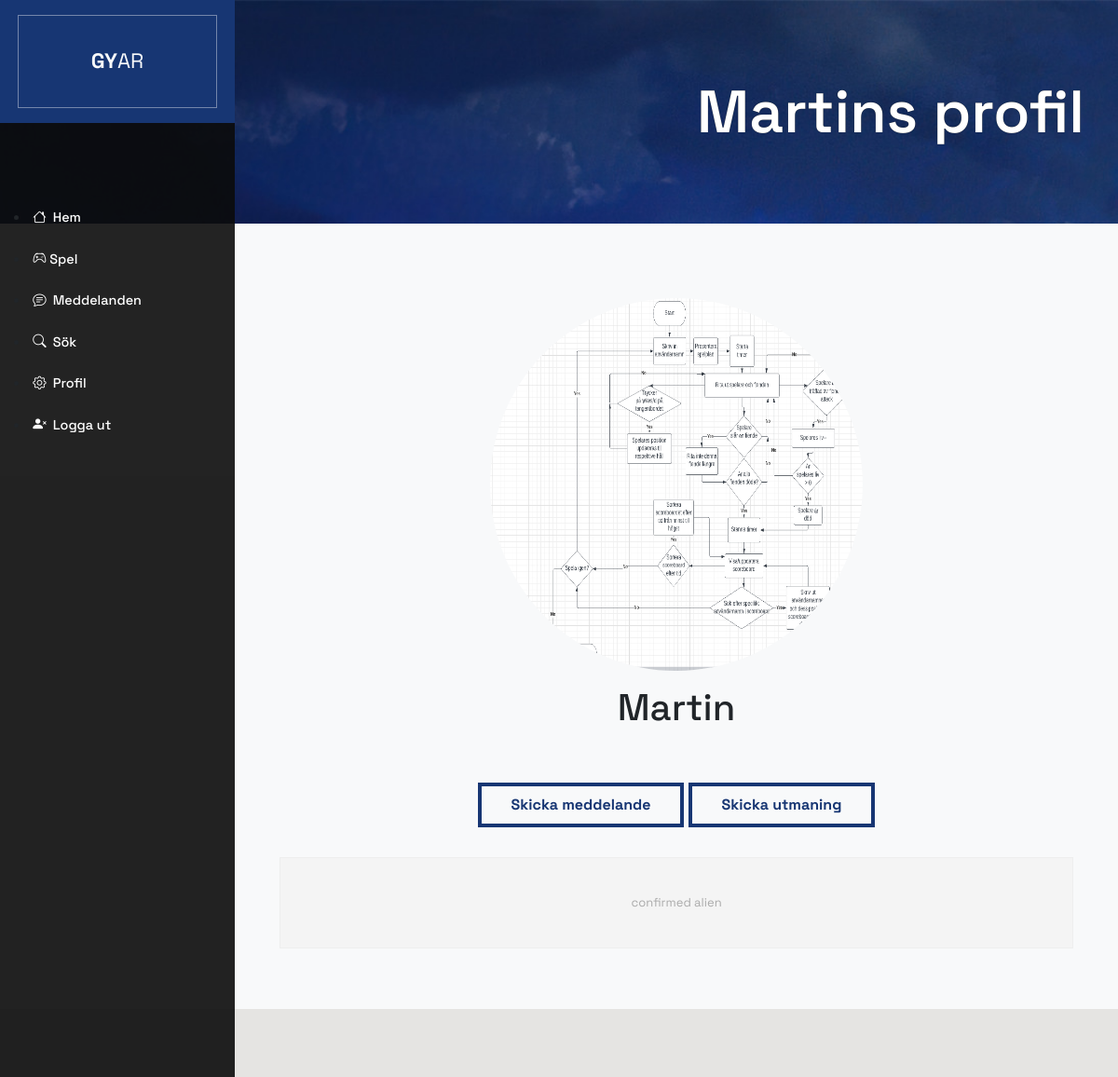
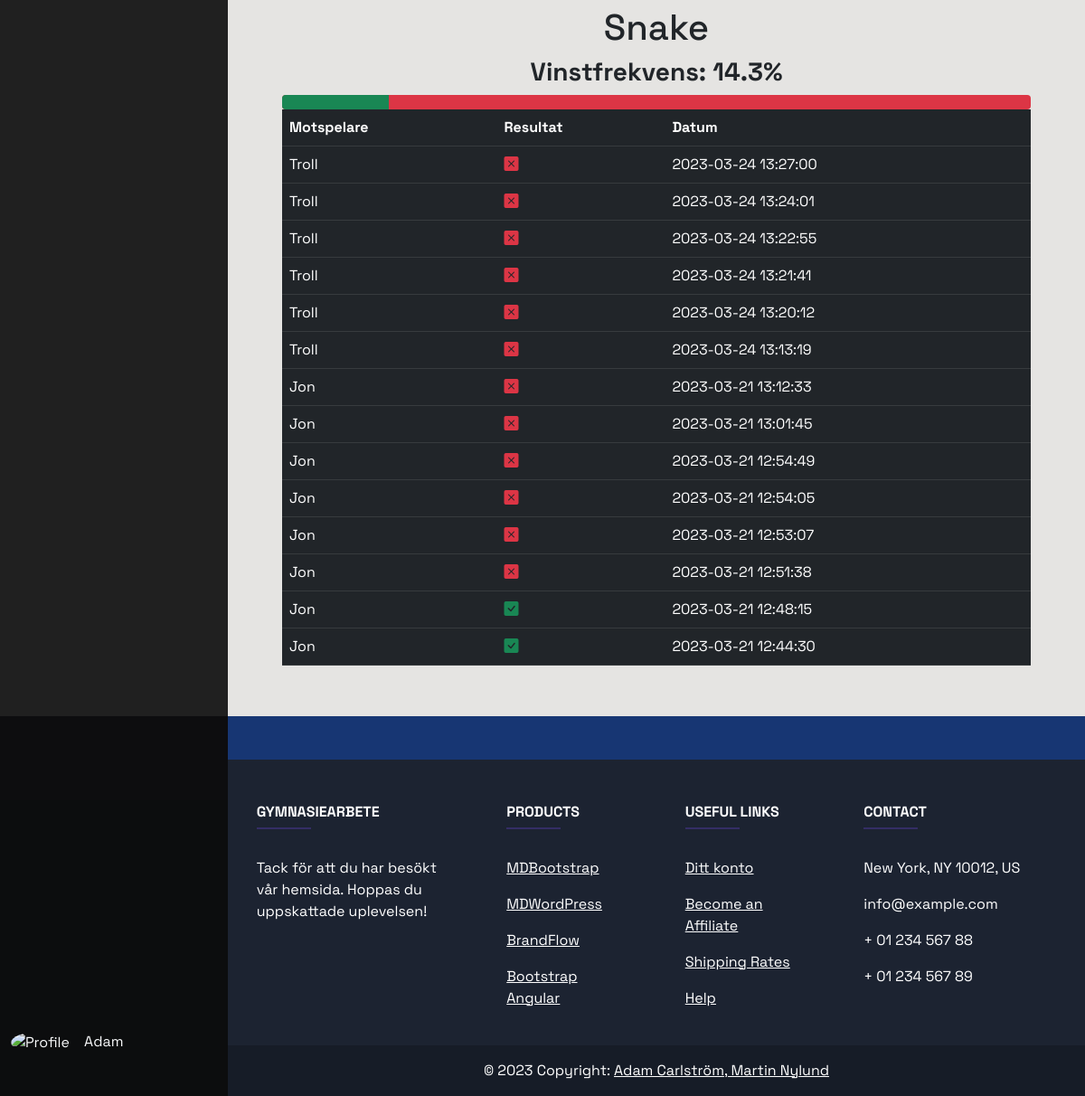
/view_profile/3 (signed in), run on the app's committed database (2 pictures, top to bottom).
### tables this page shows
CREATE TABLE users (
    id INTEGER PRIMARY KEY,
    username TEXT NOT NULL,
    password TEXT NOT NULL,
    description TEXT,
    profile_picture TEXT, 
    creation_date TEXT
);

CREATE TABLE games_history (
    id INTEGER PRIMARY KEY,
    player1_id INTEGER REFERENCES users(id),
    player2_id INTEGER REFERENCES users(id),
    winner_id REFERENCES users(id),
	date TEXT
, duration INTEGER, score_player1 INTEGER, score_player2 INTEGER);

### my_server/profiles/profiles.py (the view)
@profiles_bp.route('/view_profile/<id>')
def view_profile(id=None):
    if 'logged_in' not in session or session['logged_in'] == False:
        abort(401)
    conn = create_connection(current_app.config['DB_PATH'])
    cur = conn.cursor()
    cur.execute('SELECT * FROM users WHERE id = ?', (id, ))
    viewed_user = cur.fetchone()
    cur.execute(
        'SELECT * FROM games_history WHERE player1_id = ? OR player2_id = ? ORDER BY date DESC', (id, id))
    games = cur.fetchall()
    usernames = []
    for game in games:
        if (int(game[2]) == int(id)):
            cur.execute(
                'SELECT id,username FROM users WHERE id == ?', (game[1],))
        elif (int(game[1]) == int(id)):
            cur.execute(
                'SELECT id,username FROM users WHERE id == ?', (game[2],))
        name = cur.fetchone()
        usernames.append(name)
    print(usernames)
    i = 0
    j = 0
    size = len(usernames)
    while (size > i):
        j = i+1
        while (size > j):
            if (not (j == i) and usernames[i] == usernames[j]):
                del usernames[j]
                size -= 1
                j -= 1
            j += 1
        i += 1
    session['page'] = 'view_profile'
    win = 0
    nr_of_games = 0
    for game in games:
        if game[3] == int(id):
            win += 1
        nr_of_games += 1
    if nr_of_games != 0:
        win_rate = int((win / nr_of_games + 0.0005) * 1000)
        win_rate = win_rate / 10
    else:
        win_rate = 0
    print(usernames)
    return render_template('view_profile.html', active_page='view_profile', viewed_user=viewed_user, games=games, username=usernames, win_rate=win_rate)

### my_server/databasehandler.py (called while the page is built)
def create_connection(db_file = config['DB_PATH']):
    conn = None
    try:
        conn = sqlite3.connect(db_file)
    except sqlite3.Error as e:
        print(e)
    return conn

### my_server/profiles/templates/view_profile.html (shortened to what this page needs)
{% extends 'base.html' %}
{% block header %}
<div class="header-small">
  <div class="header-content">
    <div class="header-text" id="title_header">{{viewed_user[1]}}s profil</div>
  </div>
</div>
{% endblock %}
{% block content1 %}
<div class="box-padding">
  <div class="row">
    <div class="col-12">
      {% if viewed_user[4] != None%}
      <img src="../static/uploads/{{viewed_user[4]}}" alt="Profile picture" class="center-horizontal profile-image"
        style="width: 25rem; height: 25rem;">
      {% else %}
      <img src="../static/images/default_profile.png" alt="Profile picture" class="center-horizontal profile-image"
        style="width: 25rem; height: 25rem;">
      {% endif %}
    </div>
    <div class="col-12 my-3">
      <h1 class="text-center">
        {{viewed_user[1]}}
      </h1>
    </div>
    <div class="col-12 my-3">
      <div class="text-center">
        <button class="button button-small" id="get_to_messages">Skicka meddelande</button>
        <button class="button button-small" id="challengeBtn">Skicka utmaning</button>
      </div>
    </div>
    <div class="col-12 contact text-center text-align-left mt-3" style="padding: 3rem;">
      <p class="center-vertical"> {{viewed_user[3]}}</p>
    </div>
  </div>
</div>
{% endblock %}
{% block content2 %}
<div class="box-padding">
  <h1 class="text-center">Snake</h1>
  <div class="h3 text-center w-100"><strong>Vinstfrekvens: {{win_rate}}%</strong></div>
  <div id="win_rate"></div>
  <table class="table table-dark">
    <tr>
      <th>
        Motspelare
      </th>
      <th>
        Resultat
      </th>
      <th>
        Datum
      </th>
    </tr>
    {%for game in games%}
    <tr>
      <td>
        {%for name in username%}
        {%if name[0] == game[1]%}
        {{name[1]}}
        {%elif name[0] == game[2]%}
        {{name[1]}}
        {%endif%}
        {%endfor%}
      </td>
      <td>
        {%if game[3] == viewed_user[0]%}
        <i class="bi bi-check-square-fill text-success"></i>
        {%elif game[3] == game[2]%}
        <i class="bi bi-x-square-fill text-danger"></i>
        {%else%}
        <i class="bi bi-dash-square-fill text-secondary"></i>
        {%endif%}
      </td>
      <td>
        {{game[4].split('.')[0]}}
      </td>
    </tr>
    {%endfor%}
  </table>
</div>
{% endblock %}

### my_server/static/style.css (style rules this page uses)
html { scroll-behavior: smooth; }
body { background-image: url("images/landscape.jpg"); background-repeat: no-repeat; background-size: cover; background-attachment: fixed; animation-name: image; animation-duration: 60s; animation-delay: 1s; animation-iteration-count: infinite; overflow-x: hidden; }
.header-small { height: 30vh; }
.header-content { position: relative; float: right; text-align: right; top: 50%; transform: translateY(-50%); right: 3%; width: 40rem; color: white; text-shadow: 0 0 0.1vh black; font-family: 'Space Grotesk', sans-serif; }
.header-text { font-weight: 600; font-size: 400%; line-height: 4rem; }
.contact { padding-left: 15px; font-size: 13px; color: #aaa; background-color: #f4f4f4; border: 1px solid #eee; outline: none; box-shadow: none; line-height: 40px; width: 100%; height: 40px; margin-bottom: 25px; margin-top: 1rem; }
.button { background-color: rgba(0, 0, 0, 0); border: 0.3rem solid #173673; padding: 0.5rem 8vw 0.5rem 8vw; justify-content: center; font-weight: bold; color: #173673; transition: 0.3s; margin-top: 1rem; }
.button-small { padding-right: 2rem; padding-left: 2rem; }
.center-horizontal { position: relative; left: 50%; transform: translateX(-50%); }
.center-vertical { position: relative; top: 50%; transform: translateY(-50%); }
.profile-image { width: 4rem; height: 4rem; border-radius: 50%; }
.box-padding { padding: 5rem 5vw 5vh 5vw; width: 100%; }

### data on the page
users: username "Martin", profile_picture (picture), description "confirmed alien"
games_history: date "2023-03-24 13:27:00"
users: username "Troll"
games_history: date "2023-03-24 13:24:01"
games_history: date "2023-03-24 13:22:55"
games_history: date "2023-03-24 13:21:41"
games_history: date "2023-03-24 13:20:12"
games_history: date "2023-03-24 13:13:19"
games_history: date "2023-03-21 13:12:33"
users: username "Jon"
games_history: date "2023-03-21 13:01:45"
games_history: date "2023-03-21 12:54:49"
games_history: date "2023-03-21 12:54:05"
games_history: date "2023-03-21 12:53:07"
games_history: date "2023-03-21 12:51:38"
games_history: date "2023-03-21 12:48:15"
games_history: date "2023-03-21 12:44:30"

### other printed values
{{ session['user']['username'] }} "Adam"
{{ win_rate }} "14.3"
